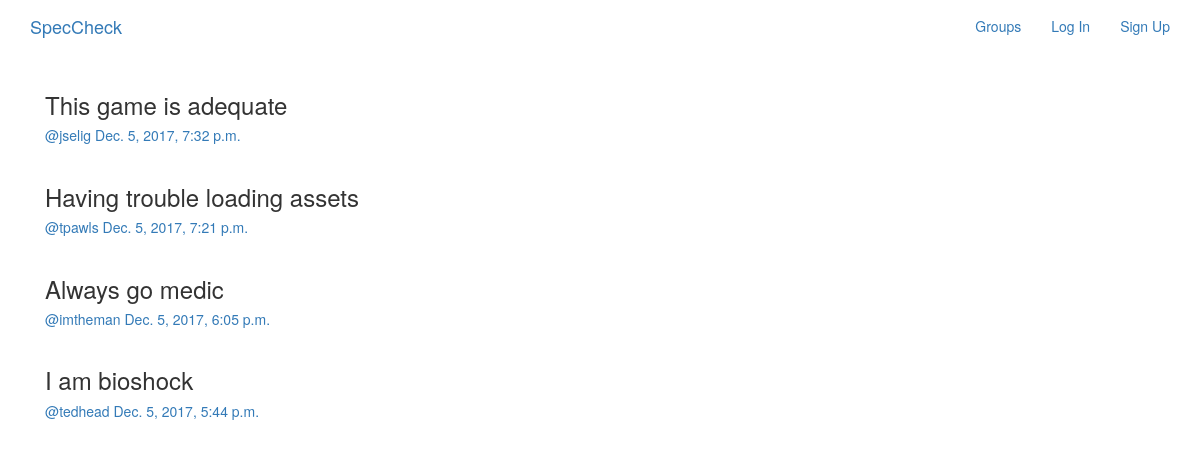
/posts/, run on an earlier commit of the app's database.
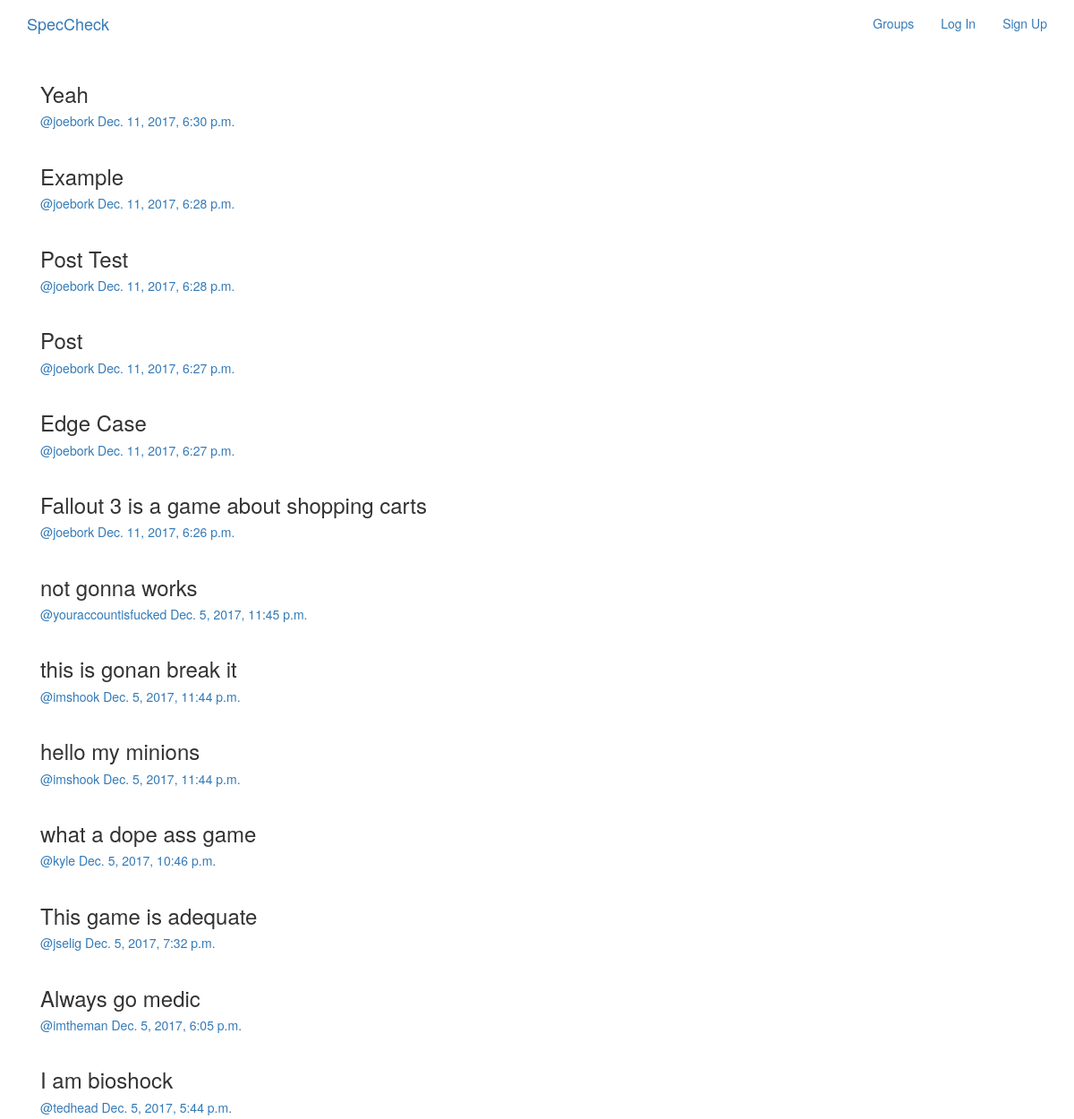
And on a later commit of the database.
### posts/models.py (models this page shows, shortened)
class Post(models.Model):
    user = models.ForeignKey(User,related_name='posts')
    created_at = models.DateTimeField(auto_now=True)
    message = models.TextField()
    message_html = models.TextField(editable=False)
    group = models.ForeignKey(Group,related_name='posts',null=True,blank=True)
    class Meta:
        ordering = ['-created_at']
        unique_together = ['user','message'] #every message is uniquely linked to a user

### posts/views.py (the view)
class PostList(SelectRelatedMixin,generic.ListView):
    model = models.Post
    select_related = ('user','group')

### posts/templates/posts/post_list.html (shortened to what this page needs)
{% extends "posts/post_base.html" %}
{% block post_content %}
<div class="col-md-8">
  {% for post in post_list  %}
    {% include "posts/_post.html" %}
  {% endfor %}
</div>
{% endblock %}

### posts/templates/posts/post_base.html (shortened to what this page needs)
{% extends "base.html" %}
{% block content %}
<div class="posts-page">
  <div class="container">
    <div class="row">
      {% block post_content %}{% endblock %}
    </div>
  </div>
</div>
{% endblock %}

### templates/base.html (shortened to what this page needs)
<!DOCTYPE html>
{% load staticfiles %}
<html>
  <head>
    <link rel="stylesheet" href="https://maxcdn.bootstrapcdn.com/bootstrap/3.3.7/css/bootstrap.min.css">
    <link rel="stylesheet" href="https://maxcdn.bootstrapcdn.com/bootstrap/3.3.7/css/bootstrap-theme.min.css">
  </head>
  <body>
    <nav class='navbar mynav' role='navigation' id='navbar'>
      <div class="container">
        <a class='navbar-brand mynav' href="{% url 'home' %}">SpecCheck</a>
        <ul class='nav navbar-nav navbar-right'>
          {% if user.is_authenticated %}
            <li><a href="{% url 'posts:create' %}">Post</a></li>
            <li><a href="{% url 'groups:all' %}">Groups</a></li>
            <li><a href="{% url 'groups:create' %}">Create Group</a></li>
            <li><a href="{% url 'accounts:logout' %}">Log Out</a></li>
          {% else %}
            <li><a href="{% url 'groups:all' %}">Groups</a></li>
            <li><a href="{% url 'accounts:login' %}">Log In</a></li>
            <li><a href="{% url 'accounts:signup' %}">Sign Up</a></li>
          {% endif%}
        </ul>
      </div>
    </nav>
    <div class="container mycontent">
      {% block content %}
      {% endblock %}
    </div>
  </body>
</html>

### posts/templates/posts/_post.html (shortened to what this page needs)
<div class="post media">
  <h3>{{post.message_html|safe}}</h3>
 <div class="media-body">
    <h5 class='media-heading'>
    <span class = 'username'>
      <a href="{% url 'posts:for_user' username=post.user.username %}">@{{post.user.username}}</a>
    </span>
    <time class='time'>
      <a href="{% url 'posts:single' username=post.user.username pk=post.pk%}">
        {{post.created_at}}
      </a>
    </time>
    </h5>
  </div>
</div>

What changed in the data, as far as the page shows it:
removed Post: message_html "Having trouble loading assets", user.username "tpawls", created_at "Dec. 5, 2017, 7:21 p.m."
added Post: message_html "Yeah", user.username "joebork", created_at "Dec. 11, 2017, 6:30 p.m."
added Post: message_html "Example", user.username "joebork", created_at "Dec. 11, 2017, 6:28 p.m."
added Post: message_html "Post Test", user.username "joebork", created_at "Dec. 11, 2017, 6:28 p.m."
added Post: message_html "Post", user.username "joebork", created_at "Dec. 11, 2017, 6:27 p.m."
added Post: message_html "Edge Case", user.username "joebork", created_at "Dec. 11, 2017, 6:27 p.m."
added Post: message_html "Fallout 3 is a game about shopping carts", user.username "joebork", created_at "Dec. 11, 2017, 6:26 p.m."
added Post: message_html "not gonna works", user.username "youraccountisfucked", created_at "Dec. 5, 2017, 11:45 p.m."
added Post: message_html "this is gonan break it", user.username "imshook", created_at "Dec. 5, 2017, 11:44 p.m."
added Post: message_html "hello my minions", user.username "imshook", created_at "Dec. 5, 2017, 11:44 p.m."
added Post: message_html "what a dope ass game", user.username "kyle", created_at "Dec. 5, 2017, 10:46 p.m."
